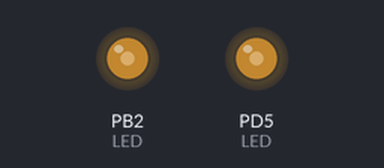
Recording of a program running on a simulated ATmega168, built with avr-gcc and emulated at 8 MHz. Shown: output pins drawn as LEDs (lit = HIGH).

Above: at 0.1 s.
Timing chart, 0 to 1.6 s (numbered marks = the images above):
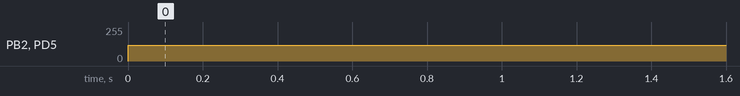

The program:

main.c
```c
/*
 * PwmSync.c
 *
 * Created: 17/06/2017 12:20:33
 * Author : LMPC
 */


#define F_CPU 8000000UL
#include <avr/io.h>
#include <avr/interrupt.h>
#include <math.h>

int main (void)
{
	DDRB |= (1 << PB2); // Set LED as output
	DDRD |= (1 << PD5); // Set LED as output

	TCCR1A |= (1 <<  WGM10) | (1 <<  COM1B1);
	TIMSK1 |= (1 << TOIE1); // Enable CTC interrupt

	TCCR0A |= (1 <<  WGM00) | (1 <<  COM0B1);
	TIMSK0 |= (1 << TOIE0); // Enable overflow interrupt

	sei(); // Enable global interrupts
	OCR1B   = 120; // Set CTC compare value to
	OCR0B   = 120; // Set CTC compare value to
	TCCR1B |= (1 << CS11); // Start timer at Fcpu/8
	TCCR0B |= (1 << CS01); // Start timer at Fcpu/8

	for (;;)
	{

	}
}

ISR(TIMER1_OVF_vect)
{
	PORTB ^= (1 << PB2); // Toggle the LED
}

ISR(TIMER0_OVF_vect)
{
	PORTD ^= (1 << PD5); // Toggle the LED
}
```

Measured:
- by itself, PB2 (LED), PD5 (LED): 0/255 → 120/255 at 0.00 s
